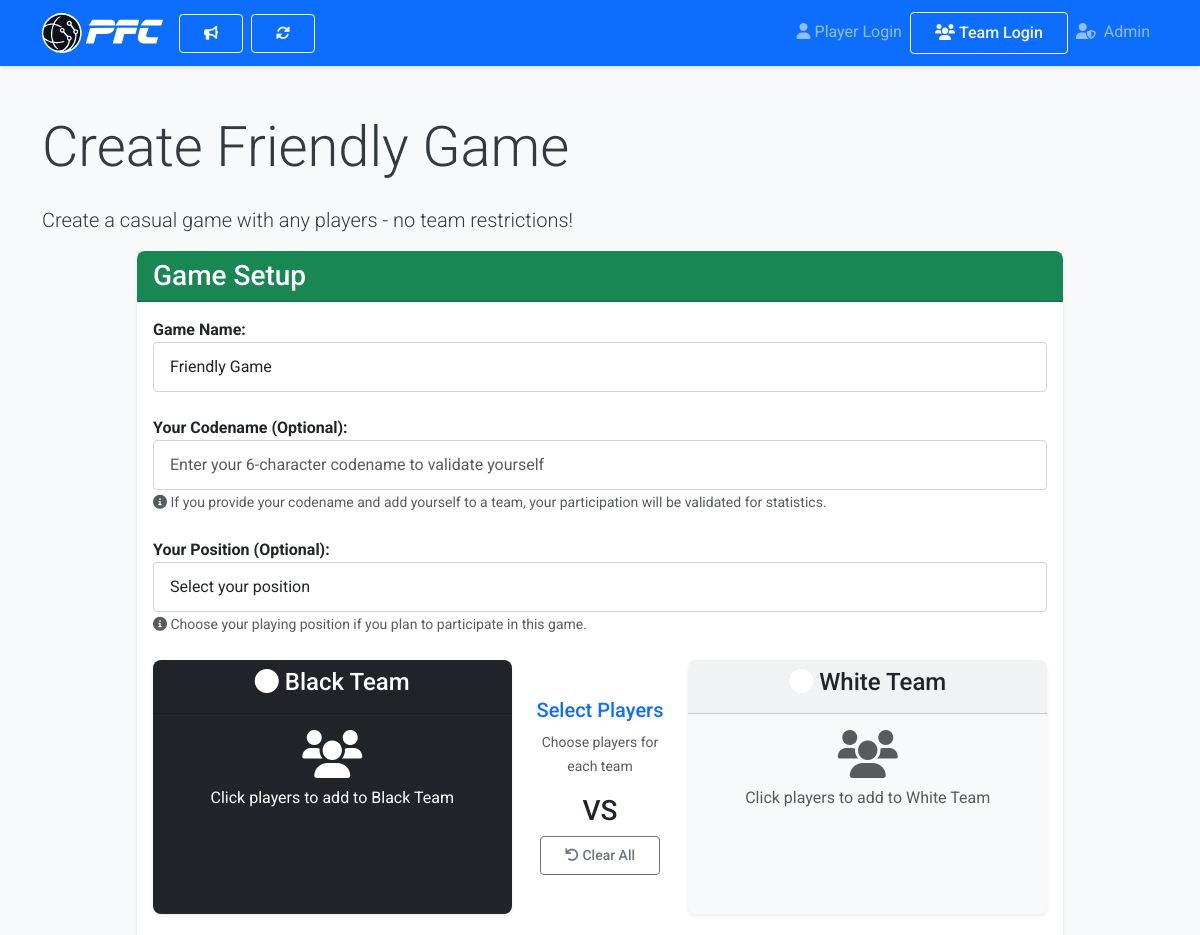
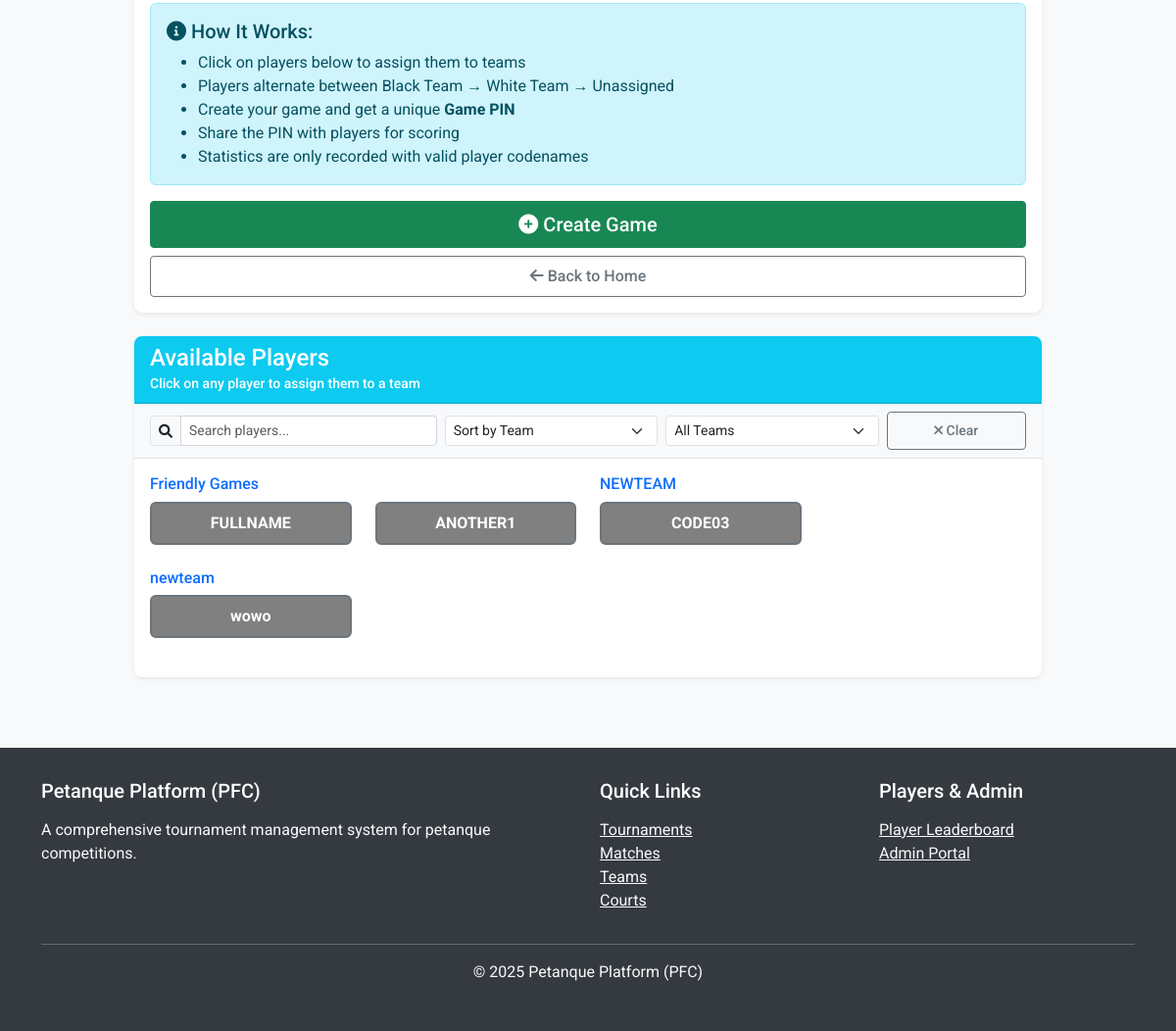
The page /friendly-games/create/ on the database its author committed (2 pictures, top to bottom).
### teams/models.py (models this page shows, shortened)
class Team(models.Model):
    name = models.CharField(max_length=100)
    pin = models.CharField(max_length=6, unique=True, default=generate_pin)
    created_at = models.DateTimeField(auto_now_add=True)
    updated_at = models.DateTimeField(auto_now=True)
    parent_team = models.ForeignKey(
        'self',
        null=True,
        blank=True,
        on_delete=models.CASCADE,
        related_name='subteams',
        help_text="Parent team if this is a subteam"
    )
    is_subteam = models.BooleanField(
        default=False,
        help_text="True if this team is a subteam of another team"
    )
    subteam_type = models.CharField(
        max_length=20,
        blank=True,
        null=True,
        choices=[
            ('triplet', 'Triplet'),
            ('doublette', 'Doublette'),
            ('tete_a_tete', 'Tête-à-tête'),
        ],
        help_text="Type of subteam (triplet, doublette, etc.)"
    )

class Player(models.Model):
    name = models.CharField(max_length=100)
    team = models.ForeignKey(Team, related_name='players', on_delete=models.CASCADE)
    is_captain = models.BooleanField(default=False)
    created_at = models.DateTimeField(auto_now_add=True)
    updated_at = models.DateTimeField(auto_now=True)

### friendly_games/views.py (the view, shortened to what this page needs)
# urls.py: path('create/', views.create_game, name='create_game'),
def create_game(request):
    session_codename = CodenameSessionManager.get_logged_in_codename(request)
    teams = Team.objects.all().prefetch_related('players')
    auto_selected_player = None
    context = {
        'teams': teams,
        'team_name': request.session.get('team_name', 'Guest'),
        'auto_selected_player': auto_selected_player,
        'session_codename': session_codename,
    }
    return render(request, 'friendly_games/create_game.html', context)

### pfc_core/context_processors.py (called while the page is built)
def auth_context(request):
    codename_context = SessionManager.get_session_context(request)
    team_context = TeamSessionManager.get_team_session_data(request)
    return {
        **codename_context,
        'team_session': team_context
    }

### pfc_core/session_utils.py (called while the page is built)
    @staticmethod
    def get_logged_in_codename(request):
        if request.session.get('session_active'):
            return request.session.get('player_codename')
        return None

    @staticmethod
    def is_logged_in(request):
        return bool(request.session.get('session_active') and
                   request.session.get('player_codename'))

    @staticmethod
    def get_logged_in_pin(request):
        if request.session.get('team_session_active'):
            return request.session.get('team_pin')
        return None

    @staticmethod
    def is_team_logged_in(request):
        return bool(request.session.get('team_session_active') and
                   request.session.get('team_pin'))

### pfc_core/team_session_utils.py (called while the page is built)
    @classmethod
    def get_team_pin(cls, request):
        return request.session.get(cls.SESSION_KEY)

    @classmethod
    def get_team_name(cls, request):
        return request.session.get(cls.TEAM_NAME_KEY)

    @classmethod
    def is_team_logged_in(cls, request):
        return cls.SESSION_KEY in request.session

    @classmethod
    def get_remember_preference(cls, request):
        return request.session.get(cls.REMEMBER_KEY, False)

    @classmethod
    def get_team_session_data(cls, request):
        return {
            'team_pin': cls.get_team_pin(request),
            'team_name': cls.get_team_name(request),
            'is_logged_in': cls.is_team_logged_in(request),
            'remember_me': cls.get_remember_preference(request)
        }

### friendly_games/templates/friendly_games/create_game.html (shortened to what this page needs)
{% extends 'base.html' %}
{% block content %}
<div class="container mt-4">
    <div class="row">
        <div class="col-12">
            <h1 class="display-4 mb-4">Create Friendly Game</h1>
            <p class="lead">Create a casual game with any players - no team restrictions!</p>
        </div>
    </div>
    <div class="row justify-content-center">
        <div class="col-md-10">
            <div class="card">
                <div class="card-header bg-success text-white">
                    <h3 class="mb-0">Game Setup</h3>
                </div>
                <div class="card-body">
                    <form method="post" id="gameForm">
                        <div class="form-group mb-4">
                            <label for="game_name"><strong>Game Name:</strong></label>
                            <input type="text" name="game_name" id="game_name" class="form-control"
                                   placeholder="Enter a name for this game" value="Friendly Game" required>
                        </div>
                        <div class="form-group mb-4">
                            <label for="creator_codename"><strong>Your Codename (Optional):</strong></label>
                            <input type="text" name="creator_codename" id="creator_codename" class="form-control"
                                   placeholder="Enter your 6-character codename to validate yourself" maxlength="6">
                            <small class="form-text text-muted">
                                <i class="fas fa-info-circle"></i>
                                If you provide your codename and add yourself to a team, your participation will be validated for statistics.
                            </small>
                        </div>
                        <div class="form-group mb-4">
                            <label for="creator_position"><strong>Your Position (Optional):</strong></label>
                            <select name="creator_position" id="creator_position" class="form-control">
                                <option value="">Select your position</option>
                            </select>
                            <small class="form-text text-muted">
                                <i class="fas fa-info-circle"></i>
                                Choose your playing position if you plan to participate in this game.
                            </small>
                        </div>
                        <div class="row mb-4">
                            <div class="col-md-5">
                                <div class="card bg-dark text-white">
                                    <div class="card-header text-center">
                                        <h4><i class="fas fa-circle text-white"></i> Black Team</h4>
                                    </div>
                                    <div class="card-body" id="blackTeam" style="min-height: 200px;">
                                        <div class="text-center text-white" id="blackTeamEmpty">
                                            <i class="fas fa-users fa-3x mb-2 text-white"></i>
                                            <p>Click players to add to Black Team</p>
                                        </div>
                                    </div>
                                </div>
                            </div>
                            <div class="col-md-2 d-flex align-items-center justify-content-center">
                                <div class="text-center">
                                    <div class="mb-3">
                                        <h5 id="gameType" class="text-primary">Select Players</h5>
                                        <small class="text-muted" id="gameTypeDesc">Choose players for each team</small>
                                    </div>
                                    <h3>VS</h3>
                                    <button type="button" class="btn btn-outline-secondary btn-sm" id="clearTeams">
                                        <i class="fas fa-undo"></i> Clear All
                                    </button>
                                </div>
                            </div>
                            <div class="col-md-5">
                                <div class="card bg-light">
                                    <div class="card-header text-center">
                                        <h4><i class="fas fa-circle text-white"></i> White Team</h4>
                                    </div>
                                    <div class="card-body" id="whiteTeam" style="min-height: 200px;">
                                        <div class="text-center text-muted" id="whiteTeamEmpty">
                                            <i class="fas fa-users fa-3x mb-2"></i>
                                            <p>Click players to add to White Team</p>
                                        </div>
                                    </div>
                                </div>
                            </div>
                        </div>
                        <div class="alert alert-info">
                            <h5><i class="fas fa-info-circle"></i> How It Works:</h5>
                            <ul class="mb-0">
                                <li>Click on players below to assign them to teams</li>
                                <li>Players alternate between Black Team → White Team → Unassigned</li>
                                <li>Create your game and get a unique <strong>Game PIN</strong></li>
                                <li>Share the PIN with players for scoring</li>
                                <li>Statistics are only recorded with valid player codenames</li>
                            </ul>
                        </div>
                        <div class="d-grid gap-2">
                            <button type="submit" class="btn btn-success btn-lg" id="createGameBtn">
                                <i class="fas fa-plus-circle"></i> Create Game
                            </button>
                            <a href="{% url 'home' %}" class="btn btn-outline-secondary">
                                <i class="fas fa-arrow-left"></i> Back to Home
                            </a>
                        </div>
                    </form>
                </div>
            </div>
        </div>
    </div>
    <div class="row justify-content-center mt-4">
        <div class="col-md-10">
            <div class="card">
                <div class="card-header bg-info text-white">
                    <h4 class="mb-0">Available Players</h4>
                    <small>Click on any player to assign them to a team</small>
                </div>
                <div class="card-body border-bottom bg-light py-2">
                    <div class="row g-2 align-items-center">
                        <div class="col-md-4">
                            <div class="input-group input-group-sm">
                                <span class="input-group-text"><i class="fas fa-search"></i></span>
                                <input type="text" class="form-control" id="playerSearch" placeholder="Search players...">
                            </div>
                        </div>
                        <div class="col-md-3">
                            <select class="form-select form-select-sm" id="sortBy">
                                <option value="team">Sort by Team</option>
                            </select>
                        </div>
                        <div class="col-md-3">
                            <select class="form-select form-select-sm" id="filterTeam">
                                <option value="all">All Teams</option>
                            </select>
                        </div>
                        <div class="col-md-2">
                            <button class="btn btn-outline-secondary btn-sm w-100" onclick="clearFilters()">
                                <i class="fas fa-times"></i> Clear
                            </button>
                        </div>
                    </div>
                </div>
                <div class="card-body">
                    <div class="row">
                        {% for team in teams %}
                        <div class="col-md-6 mb-3">
                            <h6 class="text-primary">{{ team.name }}</h6>
                            <div class="row">
                                {% for player in team.players.all %}
                                <div class="col-md-6 mb-2">
                                    <div class="player-card border rounded p-2 text-center"
                                         data-player-id="{{ player.id }}"
                                         data-player-name="{{ player.name }}"
                                         data-player-position="{{ player.position }}"
                                         style="cursor: pointer; transition: all 0.3s;">
                                        <strong>{{ player.name }}</strong><br>
                                    </div>
                                </div>
                                {% endfor %}
                            </div>
                        </div>
                        {% endfor %}
                    </div>
                </div>
            </div>
        </div>
    </div>
</div>
{% endblock %}

### static/css/styles.css (style rules this page uses)
body { font-family: 'Roboto', sans-serif; background-color: #f8f9fa; color: #343a40; }
.card { border-radius: 0.5rem; border: none; box-shadow: 0 0.125rem 0.25rem rgba(0,0,0,0.075); transition: all 0.3s ease; }
.card-header { border-top-left-radius: 0.5rem !important; border-top-right-radius: 0.5rem !important; font-weight: 500; }
.btn { border-radius: 0.25rem; padding: 0.5rem 1.5rem; font-weight: 500; transition: all 0.2s ease; }
.form-control { border-radius: 0.25rem; padding: 0.75rem 1rem; border: 1px solid #ced4da; }

### friendly_games/templates/friendly_games/create_game.html (style rules this page uses)
.player-card { background-color: #808080; color: white; border: 2px solid #6c757d !important; }

### rows shown on the page
Team: name "Friendly Games"
Player: name "FULLNAME"
Player: name "ANOTHER1"
Team: name "NEWTEAM"
Player: name "CODE03"
Team: name "newteam"
Player: name "wowo"
